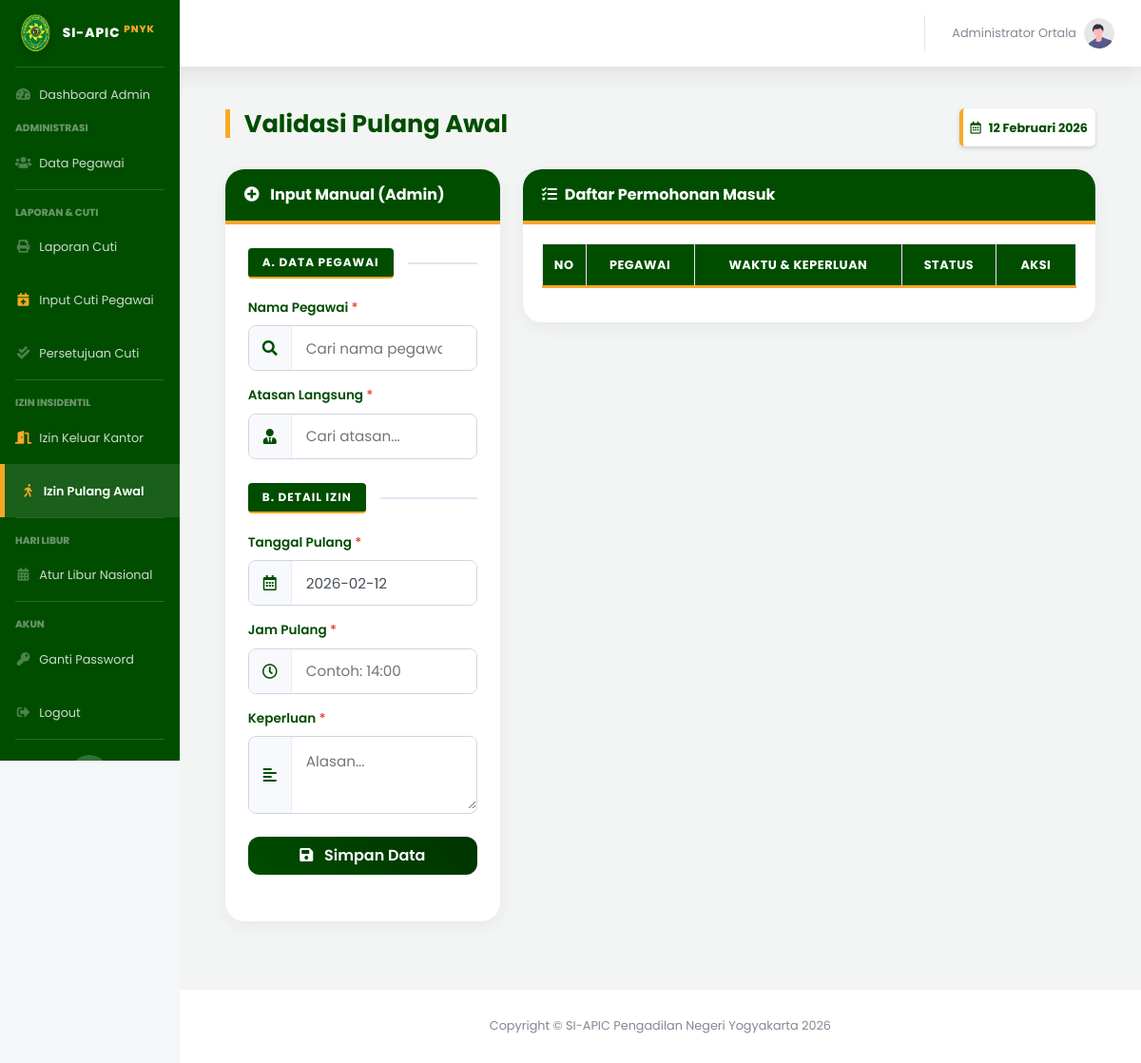
/index.php?page=izin_pulang (signed in), run on an earlier commit of the app's database.
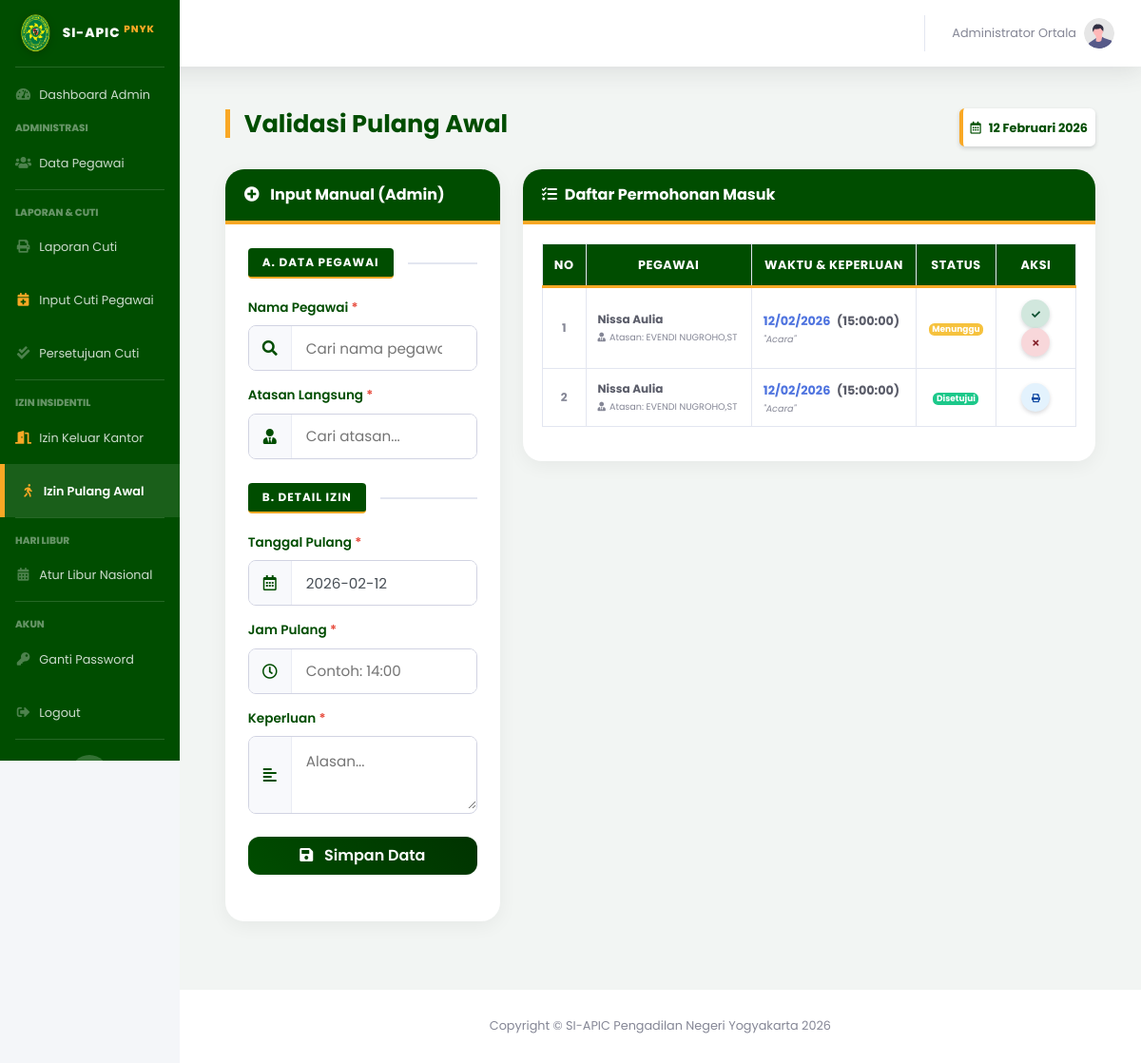
And on a later commit of the database.
### tables this page shows
CREATE TABLE `izin_pulang` (
  `id_izin_pulang` int(11) NOT NULL,
  `id_user` int(11) NOT NULL,
  `id_atasan` int(11) NOT NULL,
  `tgl_izin` date NOT NULL,
  `jam_pulang` time NOT NULL,
  `keperluan` text NOT NULL,
  `status` int(1) NOT NULL DEFAULT 0 COMMENT '0=Pending, 1=ACC, 2=Tolak',
  `tgl_input` datetime NOT NULL DEFAULT current_timestamp()
);

CREATE TABLE `users` (
  `id_user` int(11) NOT NULL,
  `nip` varchar(30) NOT NULL,
  `masa_kerja` varchar(50) DEFAULT NULL,
  `password` varchar(255) NOT NULL,
  `nama_lengkap` varchar(100) NOT NULL,
  `jabatan` varchar(100) DEFAULT NULL,
  `kategori_laporan` enum('HAKIM KARIR DAN AD HOC','PANITERA DAN PANMUD','SEKRETARIS DAN KASUBBAG','PANITERA PENGGANTI','JURUSITA','JURUSITA PENGGANTI','STAF') NOT NULL,
  `pangkat` varchar(50) DEFAULT NULL,
  `unit_kerja` varchar(100) DEFAULT 'Pengadilan Negeri Yogyakarta',
  `no_telepon` varchar(20) DEFAULT NULL,
  `role` enum('admin','user') NOT NULL,
  `is_atasan_langsung` tinyint(1) DEFAULT 0 COMMENT '1=Bisa TTD, 0=Staf Biasa',
  `sisa_cuti_n` int(11) DEFAULT 12,
  `sisa_cuti_n1` int(11) DEFAULT 0,
  `sisa_cuti_n2` int(11) DEFAULT 0,
  `kuota_cuti_sakit` int(11) DEFAULT 14,
  `created_at` timestamp NOT NULL DEFAULT current_timestamp(),
  `status_akun` enum('aktif','nonaktif') DEFAULT 'aktif',
  `id_atasan` int(11) DEFAULT NULL,
  `is_atasan` enum('0','1') DEFAULT '0'
);

### pages/admin/izin_pulang.php (the view, shortened to what the rows shown need)
<link rel="stylesheet" href="https://cdn.jsdelivr.net/npm/flatpickr/dist/flatpickr.min.css">
<div class="container-fluid mb-5 mt-4">
    <div class="d-sm-flex align-items-center justify-content-between mb-4">
        <h1 class="page-header-title">Validasi Pulang Awal</h1>
    </div>
    <div class="row">
        <div class="col-lg-8">
            <div class="card card-clean shadow-sm mb-4">
                <div class="card-body">
                    <div class="table-responsive">
                        <table class="table table-bordered table-hover" id="dataTableAdmin" width="100%" cellspacing="0">
                            <thead class="table-pn-head">
                                <tr class="text-center">
                                    <th width="5%">No</th>
                                    <th>Pegawai</th>
                                    <th>Waktu & Keperluan</th>
                                    <th>Status</th>
                                    <th width="15%">Aksi</th>
                                </tr>
                            </thead>
                            <tbody>
                                <?php
                                $no = 1;
                                $q_riwayat = mysqli_query($koneksi, "SELECT
                                            i.*,
                                            u.nama_lengkap as pemohon,
                                            a.nama_lengkap as atasan
                                          FROM izin_pulang i
                                          JOIN users u ON i.id_user = u.id_user
                                          LEFT JOIN users a ON i.id_atasan = a.id_user
                                          ORDER BY i.id_izin_pulang DESC");
                                while($row = mysqli_fetch_array($q_riwayat)):
                                ?>
                                <tr>
                                    <td class="text-center font-weight-bold align-middle"><?= $no++; ?></td>
                                    <td class="align-middle">
                                        <div class="font-weight-bold text-dark"><?= $row['pemohon']; ?></div>
                                        <small class="text-muted"><i class="fas fa-user-tie mr-1"></i>Atasan: <?= $row['atasan'] ?? '-'; ?></small>
                                    </td>
                                    <td class="align-middle">
                                        <div class="font-weight-bold text-primary" style="font-size: 0.8rem;">
                                            <?= date('d/m/Y', strtotime($row['tgl_izin'])); ?>
                                            <span class="text-dark ml-1">(<?= $row['jam_pulang']; ?>)</span>
                                        </div>
                                        <div class="text-muted font-italic small mt-1" style="line-height: 1.2;">"<?= $row['keperluan']; ?>"</div>
                                    </td>
                                    <td class="text-center align-middle">
                                        <?php
                                        if ($row['status'] == 0) {
                                            echo '<span class="badge badge-warning">Menunggu</span>';
                                        } elseif ($row['status'] == 1) {
                                            echo '<span class="badge badge-success">Disetujui</span>';
                                        } else {
                                            echo '<span class="badge badge-danger">Ditolak</span>';
                                        }
                                        ?>
                                    </td>
                                    <td class="text-center align-middle">
                                        <?php if ($row['status'] == 0) : ?>
                                            <button onclick="konfirmasiAksi('terima', '<?= $row['id_izin_pulang']; ?>', '<?= $row['pemohon']; ?>')"
                                                class="btn-circle-action btn-approve shadow-sm" title="Setujui">
                                                <i class="fas fa-check fa-xs"></i>
                                            </button>
                                            <button onclick="konfirmasiAksi('tolak', '<?= $row['id_izin_pulang']; ?>', '<?= $row['pemohon']; ?>')"
                                                class="btn-circle-action btn-reject shadow-sm" title="Tolak">
                                                <i class="fas fa-times fa-xs"></i>
                                            </button>
                                        <?php else: ?>
                                            <?php if($row['status'] == 1): ?>
                                                <a href="cetak_izin_pulang.php?id=<?= $row['id_izin_pulang']; ?>" target="_blank" class="btn-circle-action btn-print shadow-sm" title="Cetak Surat">
                                                    <i class="fas fa-print fa-xs"></i>
                                                </a>
                                            <?php else: ?>
                                                <small class="text-muted">-</small>
                                            <?php endif; ?>
                                        <?php endif; ?>
                                    </td>
                                </tr>
                                <?php endwhile; ?>
                            </tbody>
                        </table>
                    </div>
                </div>
            </div>
        </div>
    </div>
</div>

What changed in the data, as far as the page shows it:
added izin_pulang: id_user.nama_lengkap "Nissa Aulia", users.nama_lengkap "EVENDI NUGROHO,ST", tgl_izin "12/02/2026", jam_pulang "15:00:00", keperluan "Acara", status "Menunggu"
added izin_pulang: id_user.nama_lengkap "Nissa Aulia", users.nama_lengkap "EVENDI NUGROHO,ST", tgl_izin "12/02/2026", jam_pulang "15:00:00", keperluan "Acara", status "Disetujui"
